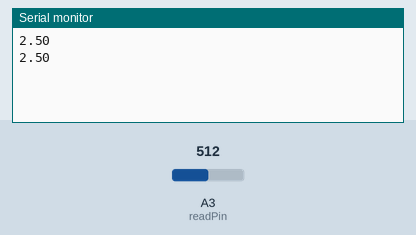
This sketch was run on a simulated Arduino Uno, built with avr-gcc and run on an emulated ATmega328P. Parts: the last lines printed to the serial monitor. Inputs (shaded band) come from the test bench; at power-on: A3 (readPin) = 512.

Above: at 1.8 s.
1.9 s: A3 (readPin) set to 716
At 2.8 s:
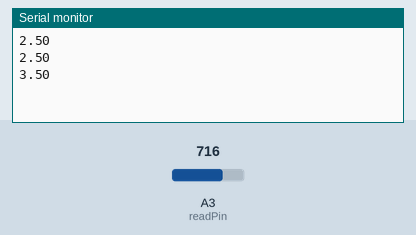
3.4 s: A3 (readPin) set to 900
At 4.8 s:
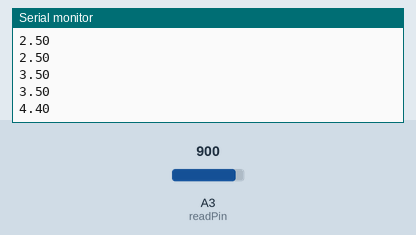
Timing chart, 0 to 6.4 s (numbered marks = the images above; inputs shaded):
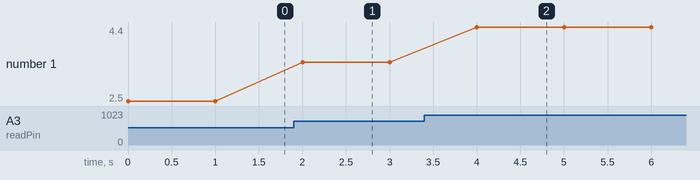

Measured:
- after the input at 1.9 s, the serial monitor: prints a new line after 0.10 s (image 1)
- after the input at 3.4 s, the serial monitor: prints a new line after 0.60 s (image 2)
- plotted number 1: 2.5 → 3.5 after the input at 1.9 s, 3.5 → 4.4 after the input at 3.4 s

The sketch:

10_read_voltage.ino
```cpp
int readPin = A3;
float voltage;
int delayTime = 1000;
float inputVoltage = 5.;
float maxVoltage = 1023.;

void setup() {
pinMode(readPin,INPUT);
Serial.begin(9600);
}

void loop() {

voltage = analogRead(readPin)*inputVoltage/maxVoltage;


// printing
Serial.println(voltage);
delay(delayTime);

}
```
